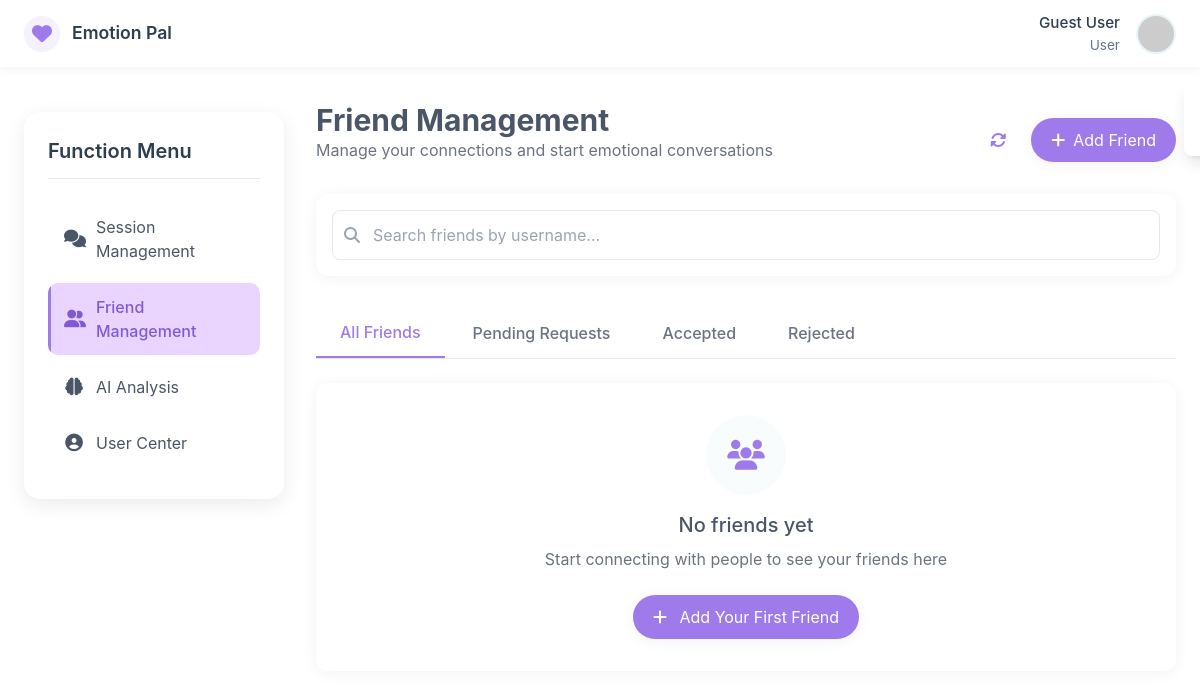
The app's page /friends_management (signed in), older data.
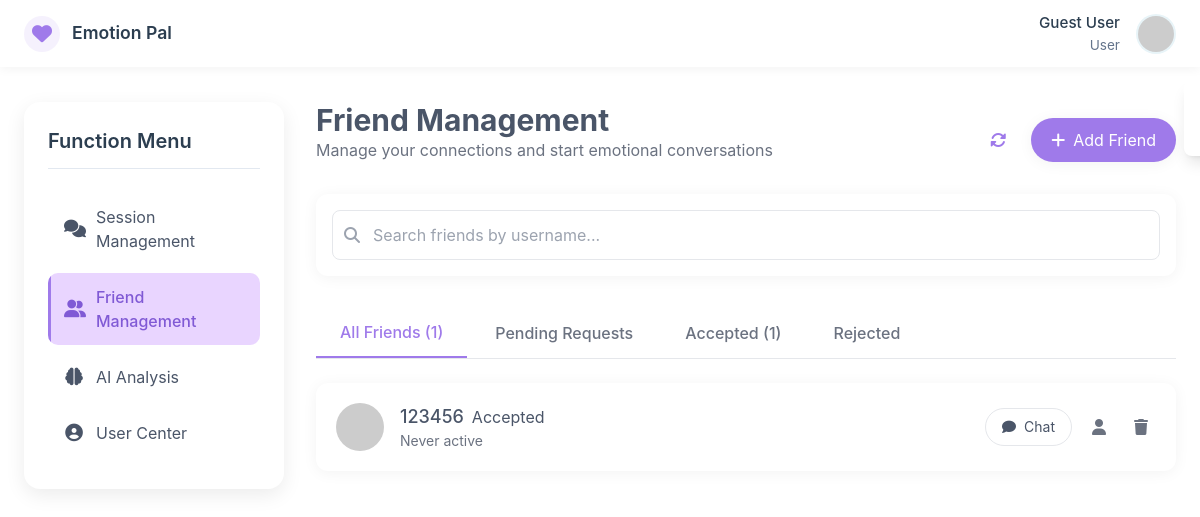
The same page, newer data.
### models.py (models this page shows, shortened)
class FriendRelation(db.Model):
    __tablename__ = 'friend_relations'
    id = db.Column(db.Integer, primary_key=True)
    user_id = db.Column(db.Integer, db.ForeignKey('users.id'), nullable=False)
    friend_id = db.Column(db.Integer, db.ForeignKey('users.id'), nullable=False)
    status = db.Column(db.String(20), default='pending')  # pending/accepted/rejected
    created_at = db.Column(db.DateTime, default=lambda: datetime.now(UTC))
    user = db.relationship(
        'User',
        foreign_keys=[user_id],
        back_populates='friend_requests_sent',
        lazy=True
    )
    friend = db.relationship(
        'User',
        foreign_keys=[friend_id],
        back_populates='friend_requests_received',
        lazy=True
    )

class User(db.Model):
    __tablename__ = 'users'  # 显式指定表名（复数，避免歧义）
    id = db.Column(db.Integer, primary_key=True, autoincrement=True)
    username = db.Column(db.String(20), unique=True, nullable=False, comment='用户名（唯一）')
    password = db.Column(db.String(255), nullable=False, comment='加密后的密码')
    role = db.Column(db.String(10), nullable=False, default='user', comment='角色：admin/agent/user')
    email = db.Column(db.String(120), unique=True, nullable=True, comment='邮箱（可选，唯一）')
    phone = db.Column(db.String(11), unique=True, nullable=True, comment='手机号（可选，唯一）')
    real_name = db.Column(db.String(30), nullable=True, comment='真实姓名')
    avatar = db.Column(db.String(255), nullable=True, comment='头像URL')
    is_active = db.Column(db.Boolean, default=True, comment='是否激活（禁用/启用）')
    is_deleted = db.Column(db.Boolean, default=False, comment='软删除标记')
    created_at = db.Column(db.DateTime, default=lambda: datetime.now(UTC), comment='创建时间（UTC）')
    updated_at = db.Column(db.DateTime, default=lambda: datetime.now(UTC), onupdate=lambda: datetime.now(UTC),
                           comment='更新时间')
    last_login_at = db.Column(db.DateTime, nullable=True, comment='最后登录时间')
    initiated_chat_sessions = db.relationship(
        'ChatSession',
        foreign_keys='ChatSession.user_id',
        back_populates='initiator',
        lazy=True,
        cascade='all, delete-orphan'
    )
    handled_chat_sessions = db.relationship(
        'ChatSession',
        foreign_keys='ChatSession.agent_id',
        back_populates='handler',
        lazy=True,
        cascade='all, delete-orphan'
    )
    applied_appointments = db.relationship(
        'Appointment',
        foreign_keys='Appointment.user_id',
        back_populates='applicant',
        lazy=True
    )
    assigned_appointments = db.relationship(
        'Appointment',
        foreign_keys='Appointment.agent_id',
        back_populates='assigned_agent',
        lazy=True
    )
    friend_requests_sent = db.relationship(
        'FriendRelation',
        foreign_keys='FriendRelation.user_id',
        back_populates='user',
        lazy='dynamic',
        cascade='all, delete-orphan'
    )
    friend_requests_received = db.relationship(
        'FriendRelation',
        foreign_keys='FriendRelation.friend_id',
        back_populates='friend',
        lazy='dynamic',
        cascade='all, delete-orphan'
    )

### routes.py (the view)
    @app.route('/friends_management')
    def get_friends():
        current_user_id = session.get('user_id')
        if not current_user_id:
            return redirect('/login')
        friend_relations = FriendRelation.query.filter(
            db.or_(
                FriendRelation.user_id == current_user_id,
                FriendRelation.friend_id == current_user_id
            )
        ).all()
        friend_count = len(friend_relations)
        pending_count = len([r for r in friend_relations if r.status == 'pending'])
        accepted_count = len([r for r in friend_relations if r.status == 'accepted'])
        rejected_count = len([r for r in friend_relations if r.status == 'rejected'])
        return render_template(
            'friends_management.html',
            friend_relations=friend_relations,
            current_user_id=current_user_id,
            friend_count=friend_count,
            pending_count=pending_count,
            accepted_count=accepted_count,
            rejected_count=rejected_count
        )

### templates/friends_management.html (shortened to what this page needs)
<!DOCTYPE html>
<html lang="en">
<head>
    <script src="https://cdn.tailwindcss.com"></script>
    <link href="https://cdnjs.cloudflare.com/ajax/libs/font-awesome/6.4.0/css/all.min.css" rel="stylesheet">
</head>
<body class="bg-gradient-to-br from-accent-light to-accent-secondary text-text font-sans">
<nav class="main-nav" id="mainNav">
    <div class="nav-container">
        <a href="/dashboard" class="brand" aria-label="Emotion Pal Dashboard">
            <div class="brand-icon"><i class="fas fa-heart"></i></div>
            <div><div class="brand-name">Emotion Pal</div></div>
        </a>
        <div class="user-section">
            <div class="user-info">
                <div class="username">Guest User</div>
                <div class="user-role">User</div>
            </div>
            <div class="avatar-dropdown" id="avatarDropdown">
                <div class="user-avatar">
                    <img src="https://picsum.photos/id/64/40/40" alt="User avatar" class="avatar-img">
                </div>
            </div>
        </div>
    </div>
</nav>
<div class="main-container">
    <aside class="sidebar" aria-label="Function menu">
        <h3 class="sidebar-title">Function Menu</h3>
        <ul class="sidebar-menu" id="sidebarMenu">
            <li class="sidebar-menu-item">
                <a href="/session_management" class="sidebar-menu-link" aria-label="Session management">
                    <i class="fas fa-comments"></i><span>Session Management</span>
                </a>
            </li>
            <li class="sidebar-menu-item">
                <a href="/friends_management" class="sidebar-menu-link active" aria-current="page" aria-label="Friends management">
                    <i class="fas fa-user-friends"></i><span>Friend Management</span>
                </a>
            </li>
            <li class="sidebar-menu-item">
                <a href="/ai_analysis" class="sidebar-menu-link" aria-label="AI analysis">
                    <i class="fas fa-brain"></i><span>AI Analysis</span>
                </a>
            </li>
            <li class="sidebar-menu-item">
                <a href="/user_center" class="sidebar-menu-link" aria-label="User center">
                    <i class="fas fa-user-circle"></i><span>User Center</span>
                </a>
            </li>
        </ul>
    </aside>
    <div class="content-area">
        <main class="max-w-4xl mx-auto">
            <div class="flex flex-col md:flex-row justify-between items-start md:items-center mb-8 gap-4">
                <div>
                    <h2 class="text-2xl md:text-3xl font-bold">Friend Management</h2>
                    <p class="text-gray-500">Manage your connections and start emotional conversations</p>
                </div>
                <div class="flex items-center gap-3 self-end">
                    <button id="refreshPageBtn" class="refresh-btn" title="Refresh page">
                        <i class="fas fa-sync-alt"></i>
                    </button>
                    <button id="addFriendBtn" class="px-5 py-2.5 bg-accent text-white rounded-full hover:bg-accentDark shadow-soft transition-all-300 flex items-center gap-2">
                        <i class="fas fa-plus"></i> Add Friend
                    </button>
                </div>
            </div>
            <div class="bg-white rounded-xl shadow-soft p-4 mb-8">
                <div class="relative">
                    <input type="text" id="friendSearch" placeholder="Search friends by username..."
                           class="w-full pl-10 pr-4 py-3 border border-gray-200 rounded-lg focus:outline-none focus:ring-2 focus:ring-accent/30 focus:border-accent transition-all-300">
                    <i class="fas fa-search absolute left-3 top-1/2 -translate-y-1/2 text-gray-400"></i>
                </div>
            </div>
            <div class="border-b border-gray-200 mb-6">
                <div class="flex flex-wrap gap-1">
                    <button class="px-6 py-3 font-medium text-accent border-b-2 border-accent transition-all-300"
                            data-filter="all">
                        All Friends {% if friend_count %}({{ friend_count }}){% endif %}
                    </button>
                    <button class="px-6 py-3 font-medium text-gray-500 hover:text-accent hover:border-b-2 hover:border-accent/30 transition-all-300"
                            data-filter="pending">
                        Pending Requests {% if pending_count %}({{ pending_count }}){% endif %}
                    </button>
                    <button class="px-6 py-3 font-medium text-gray-500 hover:text-accent hover:border-b-2 hover:border-accent/30 transition-all-300"
                            data-filter="accepted">
                        Accepted {% if accepted_count %}({{ accepted_count }}){% endif %}
                    </button>
                    <button class="px-6 py-3 font-medium text-gray-500 hover:text-accent hover:border-b-2 hover:border-accent/30 transition-all-300"
                            data-filter="rejected">
                        Rejected {% if rejected_count %}({{ rejected_count }}){% endif %}
                    </button>
                </div>
            </div>
            <div class="space-y-4" id="friendList">
                {% if friend_relations %}
                    {% for relation in friend_relations %}
                        {% if relation.user_id == current_user_id %}
                            {% set friend = relation.friend %}
                            {% set is_my_request = True %}
                        {% else %}
                            {% set friend = relation.user %}
                            {% set is_my_request = False %}
                        {% endif %}
                        {% if friend %}
                        <div class="bg-white rounded-xl shadow-soft p-4 md:p-5 flex flex-col md:flex-row justify-between items-start md:items-center gap-4 hover:shadow-md transition-all-300"
                             data-status="{{ relation.status }}"
                             data-friend-id="{{ friend.id }}"
                             data-username="{{ friend.username }}"
                             data-ismine="{{ is_my_request }}">
                            <div class="flex items-center gap-4">
                                <img src="https://picsum.photos/id/{{ friend.id }}/64/64" alt="{{ friend.username }}"
                                     class="w-12 h-12 rounded-full object-cover" loading="lazy">
                                <div>
                                    <div class="flex items-center gap-2">
                                        <h3 class="font-medium text-lg">{{ friend.real_name or friend.username }}</h3>
                                        <span class="status-badge
                                            {% if relation.status == 'accepted' %}status-accepted{% endif %}
                                            {% if relation.status == 'rejected' %}status-rejected{% endif %}">
                                            {{ relation.status | capitalize }}
                                        </span>
                                    </div>
                                    <p class="text-sm text-gray-500">
                                        {% if relation.status == 'pending' %}
                                            {% if is_my_request %}
                                                Request sent: {{ relation.created_at.strftime('%Y-%m-%d') }}
                                            {% else %}
                                                Request received: {{ relation.created_at.strftime('%Y-%m-%d') }}
                                            {% endif %}
                                        {% else %}
                                            {% if friend.last_login_at %}
                                                Last active: {{ friend.last_login_at.strftime('%Y-%m-%d %H:%M') }}
                                            {% else %}
                                                Never active
                                            {% endif %}
                                        {% endif %}
                                    </p>
                                </div>
                            </div>
                            <div class="flex items-center gap-3 self-end md:self-auto">
                                {% if relation.status == 'accepted' %}
                                    <button class="px-4 py-2 border border-gray-200 rounded-full hover:bg-gray-50 transition-all-300 text-sm chat-btn"
                                            data-friend-id="{{ friend.id }}">
                                        <i class="fas fa-comment mr-1"></i> Chat
                                    </button>
                                    <button class="p-2 text-gray-500 hover:text-accent transition-all-300 view-profile-btn"
                                            title="View profile" data-friend-id="{{ friend.id }}">
                                        <i class="fas fa-user"></i>
                                    </button>
                                    <button class="p-2 text-gray-500 hover:text-red-500 transition-all-300 delete-friend-btn"
                                            title="Remove friend" data-friend-id="{{ friend.id }}">
                                        <i class="fas fa-trash"></i>
                                    </button>
                                {% endif %}
                            </div>
                        </div>
                        {% endif %}
                    {% endfor %}
                {% else %}
                    <div class="bg-white rounded-xl shadow-soft p-8 text-center">
                        <div class="w-20 h-20 mx-auto bg-primary/30 rounded-full flex items-center justify-center mb-4">
                            <i class="fas fa-users text-3xl text-accent"></i>
                        </div>
                        <h3 class="text-xl font-medium mb-2">No friends yet</h3>
                        <p class="text-gray-500 mb-6">Start connecting with people to see your friends here</p>
                        <button id="initialAddFriendBtn" class="px-5 py-2.5 bg-accent text-white rounded-full hover:bg-accentDark shadow-soft transition-all-300">
                            <i class="fas fa-plus mr-2"></i> Add Your First Friend
                        </button>
                    </div>
                {% endif %}
            </div>
        </main>
    </div>
</div>
<div id="notification" class="fixed top-20 right-4 bg-white rounded-lg shadow-lg p-4 transform translate-x-full transition-transform duration-300 z-50 flex items-center gap-3 max-w-sm">
</div>
</body>
</html>

Row changes from the older to the newer data that the page shows:
added FriendRelation: status "Accepted", shows "Never active"
added User: real_name+username "123456"
Text that changed along with them:
{{ friend_count }}: (not shown) → "1"
{{ accepted_count }}: (not shown) → "1"
text no longer shown: "No friends yet Start connecting with people to see your friends here Add Your First Friend"
